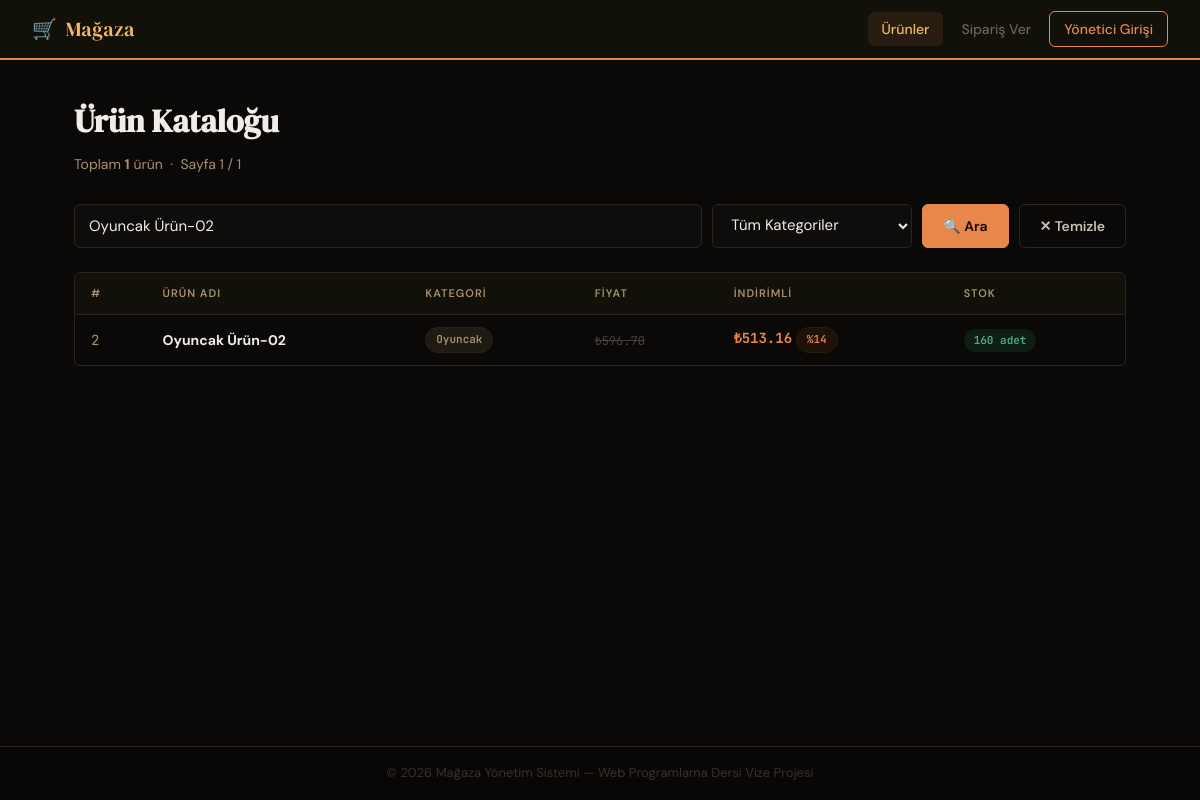
The app's page /index.php?arama=Oyuncak Ürün-02 with its own data.
### tables this page shows
CREATE TABLE `urunler` (
  `id` int(11) NOT NULL,
  `ad` varchar(100) NOT NULL,
  `kategori` varchar(50) NOT NULL,
  `fiyat` decimal(10,2) NOT NULL,
  `stok` int(11) NOT NULL DEFAULT 0,
  `indirim` int(11) NOT NULL DEFAULT 0 COMMENT 'yüzde %',
  `eklenme` datetime DEFAULT current_timestamp(),
  `guncelleme` datetime DEFAULT NULL ON UPDATE current_timestamp()
);

### functions.php (called while the page is built, shortened)
<?php
function urunListele(string $arama = '', string $kategori = '', int $sayfa = 1, int $limit = 5): array {
    $pdo    = baglan();
    $offset = ($sayfa - 1) * $limit;
    $where  = [];
    $params = [];
    if ($arama !== '') {
        $where[]  = '(ad LIKE :arama OR kategori LIKE :arama2)';
        $params[':arama']  = '%' . $arama . '%';
        $params[':arama2'] = '%' . $arama . '%';
    }
    $kosul = $where ? 'WHERE ' . implode(' AND ', $where) : '';
    $countSql  = "SELECT COUNT(*) FROM urunler $kosul";
    $countStmt = $pdo->prepare($countSql);
    $countStmt->execute($params);
    $toplam = (int)$countStmt->fetchColumn();
    $sql  = "SELECT * FROM urunler $kosul ORDER BY id DESC LIMIT :limit OFFSET :offset";
    $stmt = $pdo->prepare($sql);
    foreach ($params as $key => $val) {
        $stmt->bindValue($key, $val);
    }
    $stmt->bindValue(':limit',  $limit,  PDO::PARAM_INT);
    $stmt->bindValue(':offset', $offset, PDO::PARAM_INT);
    $stmt->execute();
    return [
        'urunler' => $stmt->fetchAll(),
        'toplam'  => $toplam,
    ];
}
function indirimUygula(float $fiyat, int $indirim_yuzde): float {
    return round($fiyat * (1 - $indirim_yuzde / 100), 2);
}
function e(string $str): string {
    return htmlspecialchars($str, ENT_QUOTES, 'UTF-8');
}

### index.php (the view, shortened to what this page needs)
<?php
require_once __DIR__ . '/functions.php';
$arama    = trim($_GET['arama']    ?? '');
$kategori = trim($_GET['kategori'] ?? '');
$sayfa    = max(1, (int)($_GET['sayfa'] ?? 1));
$limit    = 5;
$sonuc      = urunListele($arama, $kategori, $sayfa, $limit);
$urunler    = $sonuc['urunler'];
$toplam     = $sonuc['toplam'];
$sayfa_sayisi = (int)ceil($toplam / $limit);
include __DIR__ . '/layout/header.php';
?>
<h1 class="page-title">Ürün Kataloğu</h1>
<p class="page-sub">Toplam <strong><?= $toplam ?></strong> ürün &nbsp;·&nbsp; Sayfa <?= $sayfa ?> / <?= $sayfa_sayisi ?: 1 ?></p>
<form method="GET" action="index.php" class="search-bar">
  <input type="text" name="arama" class="form-control"
         placeholder="Ürün adı veya kategori ara…"
         value="<?= e($arama) ?>">
  <select name="kategori" class="form-control" style="max-width:200px">
    <option value="">Tüm Kategoriler</option>
  </select>
  <button type="submit" class="btn btn-primary">🔍 Ara</button>
  <?php if ($arama || $kategori): ?>
    <a href="index.php" class="btn btn-secondary">✕ Temizle</a>
  <?php endif; ?>
</form>
<?php if (empty($urunler)): ?>
  <div class="alert alert-warning">Arama kriterlerinize uyan ürün bulunamadı.</div>
<?php else: ?>
<div class="table-wrap">
  <table>
    <thead>
      <tr>
        <th>#</th>
        <th>Ürün Adı</th>
        <th>Kategori</th>
        <th>Fiyat</th>
        <th>İndirimli</th>
        <th>Stok</th>
      </tr>
    </thead>
    <tbody>
      <?php foreach ($urunler as $u):
        $ind_fiyat = indirimUygula((float)$u['fiyat'], (int)$u['indirim']);
        $stok_sinif = $u['stok'] < 20 ? 'badge-stok-az' : 'badge-stok-ok';
      ?>
      <tr>
        <td><span style="font-family:var(--font-mono);color:var(--warm)"><?= $u['id'] ?></span></td>
        <td><strong><?= e($u['ad']) ?></strong></td>
        <td><span class="badge badge-category"><?= e($u['kategori']) ?></span></td>
        <td>
          <?php if ($u['indirim'] > 0): ?>
            <span class="fiyat fiyat-eski">₺<?= number_format((float)$u['fiyat'], 2, '.', ',') ?></span>
          <?php else: ?>
            <span class="fiyat">₺<?= number_format((float)$u['fiyat'], 2, '.', ',') ?></span>
          <?php endif; ?>
        </td>
        <td>
          <?php if ($u['indirim'] > 0): ?>
            <span class="fiyat fiyat-indirimli">₺<?= number_format($ind_fiyat, 2, '.', ',') ?></span>
            <span class="badge badge-indirim">%<?= $u['indirim'] ?></span>
          <?php else: ?>
            <span class="fiyat">₺<?= number_format((float)$u['fiyat'], 2, '.', ',') ?></span>
          <?php endif; ?>
        </td>
        <td>
          <span class="badge <?= $stok_sinif ?>">
            <?= $u['stok'] ?> adet
          </span>
        </td>
      </tr>
      <?php endforeach; ?>
    </tbody>
  </table>
</div>
<?php endif; ?>
<?php include __DIR__ . '/layout/footer.php'; ?>

### assets/style.css (style rules this page uses)
:root { --cream: #0F0F0F; --dark: #F0EDE8; --mid: #C8C0B4; --warm: #A89070; --accent: #E8874A; --accent2: #F5B865; --success: #4CAF82; --danger: #E05555; --border: #2A2520; --card-bg: #1A1714; --shadow: 0 2px 16px rgba(0,0,0,.5); --radius: 6px; --font-display: 'DM Serif Display', Georgia, serif; --font-body: 'DM Sans', sans-serif; --font-mono: 'JetBrains Mono', monospace; }
*, *::before, *::after { box-sizing: border-box; margin: 0; padding: 0; }
html { scroll-behavior: smooth; }
body { font-family: var(--font-body); background: #0A0908; color: var(--dark); font-size: 15px; line-height: 1.6; min-height: 100vh; display: flex; flex-direction: column; }
.page-title { font-family: var(--font-display); font-size: 32px; color: var(--dark); margin-bottom: 6px; }
.page-sub { color: var(--warm); font-size: 14px; margin-bottom: 28px; }
.form-control { width: 100%; padding: 10px 14px; border: 1px solid var(--border); border-radius: var(--radius); font-family: var(--font-body); font-size: 15px; background: #0F0D0B; color: var(--dark); transition: border-color .2s, box-shadow .2s; outline: none; }
select.form-control { cursor: pointer; }
select.form-control option { background: #1A1714; }
.btn { display: inline-flex; align-items: center; gap: 6px; padding: 10px 20px; border: 1px solid transparent; border-radius: var(--radius); font-family: var(--font-body); font-size: 14px; font-weight: 600; cursor: pointer; text-decoration: none; transition: all .18s; line-height: 1; }
.btn-primary { background: var(--accent); color: #0A0908; border-color: var(--accent); }
.btn-secondary { background: transparent; color: var(--mid); border-color: var(--border); }
.table-wrap { overflow-x: auto; border-radius: var(--radius); border: 1px solid var(--border); }
table { width: 100%; border-collapse: collapse; font-size: 14px; }
thead th { background: #111009; color: var(--warm); padding: 12px 16px; text-align: left; font-size: 11px; text-transform: uppercase; letter-spacing: 1px; font-weight: 600; border-bottom: 1px solid var(--border); }
tbody tr { border-bottom: 1px solid var(--border); transition: background .15s; }
tbody tr:last-child { border-bottom: none; }
td { padding: 12px 16px; vertical-align: middle; color: var(--mid); }
td strong { color: var(--dark); }
.badge { display: inline-block; padding: 3px 10px; border-radius: 20px; font-size: 11px; font-weight: 600; font-family: var(--font-mono); }
.badge-category { background: #1E1A14; color: var(--warm); border: 1px solid #2A2218; }
.badge-indirim { background: #1E1208; color: var(--accent); border: 1px solid #2A1A08; }
.badge-stok-ok { background: #0E1E14; color: var(--success); }
.search-bar { display: flex; gap: 10px; margin-bottom: 24px; flex-wrap: wrap; }
.search-bar .form-control { flex: 1; min-width: 200px; }
.fiyat { font-family: var(--font-mono); font-weight: 700; }
.fiyat-indirimli { color: var(--accent); }
.fiyat-eski { text-decoration: line-through; color: #4A4038; font-weight: 400; font-size: 12px; }
a { color: var(--accent); }

### records on screen
urunler: id "2", ad "Oyuncak Ürün-02", kategori "Oyuncak", fiyat "596.70", ind_fiyat "513.16", indirim "14", stok "160"

### other values on screen
$toplam "1"
$sayfa "1"
$sayfa_sayisi ?: 1 "1"
